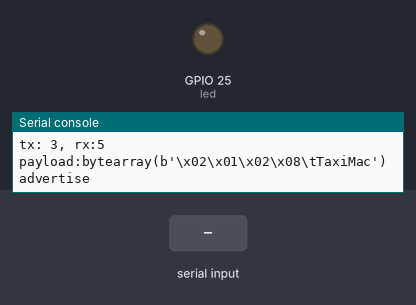
A program run on a simulated ESP32 board running MicroPython. Shown: output pins drawn as LEDs (lit = HIGH), the last lines printed to the serial console. The test bench sets the inputs (shaded band). Nothing arrives over Bluetooth unless stated.

Above: at 1.2 s.
1.3 s: "1\n" received over the second serial link
At 7.8 s:
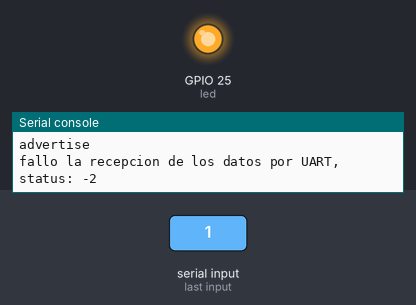
Timing chart, 0 to 9.5 s (numbered marks = the images above; inputs shaded):
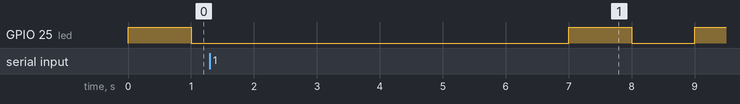

The program:

main.py
```python
#usando Peripheral Role (GATT Server)
#DOCU: http://docs.micropython.org/en/latest/library/ubluetooth.html
import bluetooth
import struct
import time
import machine
import binascii

from micropython import const
_IRQ_CENTRAL_CONNECT                 = const(1 << 0)
_IRQ_CENTRAL_DISCONNECT              = const(1 << 1)

_UART_TX = (
    bluetooth.UUID('6E400003-B5A3-F393-E0A9-E50E24DCCA9E'),
    bluetooth.FLAG_READ | bluetooth.FLAG_NOTIFY,
)
_UART_RX = (
    bluetooth.UUID('6E400002-B5A3-F393-E0A9-E50E24DCCA9E'),
    bluetooth.FLAG_WRITE,
)
_UART_SERVICE= (
    bluetooth.UUID('6E400001-B5A3-F393-E0A9-E50E24DCCA9E'),
    (_UART_TX, _UART_RX),
)

class UartBLE:
    def __init__(self, ble, name='TaxiMac'):
        self._name = name
        self._uart = machine.UART(1, 2400) #inicializar para UART 1
        self._uart.init(baudrate=2400, bits=8, parity=None, stop=1, timeout=5000)
        self._cadena = []
        self._ble = ble
        self._ble.active(True)
        self._ble.irq(handler=self._irq)
        ( (self._tx, self._rx,), ) = self._ble.gatts_register_services((_UART_SERVICE,))
        print("tx: {}, rx:{}".format(self._tx, self._rx))
        #((self._handle,),) = self._ble.gatts_register_services((_UART_SERVICE,))
        self._connections = set()
        #self._payload = bytearray('\x02\x01\x02') + self.adv_encode_name('axelukan')
        self._payload = bytearray('\x02\x01\x02') + bytearray((len(bytes(self._name, 'ascii')) + 1, 0x09)) + bytes(self._name, 'ascii')
        print("payload:{}".format(self._payload))
        self._advertise()
    def _irq(self, event, data):
        # Trackear conexiones para que podamos enviar notificaciones
        if event == _IRQ_CENTRAL_CONNECT:
            conn_handle, _, _, = data
            self._connections.add(conn_handle)
        elif event == _IRQ_CENTRAL_DISCONNECT:
            conn_handle, _, _, = data
            self._connections.remove(conn_handle)
            # Empezar a advertisear nuevamente para permitir una nueva conexion
            self._advertise()
    def _advertise(self, interval_us=500000):
        #self._ble.gap_advertise(interval_us, adv_data=self._payload)
        #self._ble.gap_advertise(0, bytearray('\x02\x01\x02') + self.adv_encode_name('Axelukan'))
        self._ble.gap_advertise(interval_us, adv_data=self._payload)
        print("advertise")
    def limpiar_buf_uart(self):
        self._uart.read(self._uart.any())
    def adv_encode_name(name):
        name = bytes(name, 'ascii')
        return bytearray((len(name) + 1, 0x09)) + name
    def enviar_dato_uart(self):
        #self._monto = self._cadena[14]
        _dato_a_enviar = '{}{}.{}'.format(
            self._cadena[13].decode('utf-8'),
            self._cadena[14].decode('utf-8'),
            self._cadena[15].decode('utf-8'))
        print("el dato_a_enviar es: {}".format(_dato_a_enviar))
        self.enviar_dato(dato=_dato_a_enviar, notify=True)
    def enviar_dato(self, dato, notify=False):
        # Data is sint16 in degrees Celsius with a resolution of 0.01 degrees Celsius.
        # Write the local value, ready for a central to read.
        dato_binario = struct.pack("<%us" % (len(dato)+2), "{}\r\n".format(dato))
        print("se tratara de enviar dato a {} con {}".format(self._tx,dato_binario))
        self._ble.gatts_write(self._tx, dato_binario)
        if notify:
            for conn_handle in self._connections:
                # Notify connected centrals to issue a read.
                print("se notificara a {} . {} con {}".format(conn_handle, self._tx, dato_binario))
                self._ble.gatts_notify(conn_handle, self._tx, dato_binario)
    def leer_uart(self):
        if (self._uart.any()):
            STATUS = True
            #for iteracion in range(3):
            cadena = []
            for i in range(27):
                if (self._uart.any()):
                    a = self._uart.read(1)
                else:
                    STATUS = -2
                    return STATUS
                #print(binascii.hexlify(a))
                cadena.append(binascii.hexlify(a))
            #TODO: agregar checksum
            self._uart.write('\xbb')
            print("la cadena total es: {}".format(cadena))
            self._cadena = cadena
        else:
            STATUS = -1
        return STATUS

def demo():
    from main import UartBLE
    from test import cada1SegundoEnviar

    bt = bluetooth.BLE()
    taximetro = UartBLE(bt)
    cada1SegundoEnviar(taximetro=taximetro,texto='texto',led=True)

if __name__ == '__main__':
    demo()


#bt.active(1)
#def bt_irq(event, data):
#    print(event, data)
#bt.irq(bt_irq)


#
##bt.gap_advertise(0, bytearray('\x02\x01\x02') + adv_encode_name('Axelukan'))
#
#( (tx, rx,), ) = bt.gatts_register_services((UART_SERVICE,))
##Los handles (tx, rx) pueden ser usador con gatts_read, gatts_write y gatts_notify segun corresponda
#
### detecte un problema que si hago de advertise, quiero dejar de advertisear
### y no se me conecta nadie, nunca puede dejar de advertisear
### el workaround puede llegar a ser resetear el micro...
#
#dato = bt.gap_advertise(100, bytearray('\x02\x01\x02') + adv_encode_name('Axelukan'))
##'''
##1 (0, 1, b'Q\xcb\xcf\xfec\xef')
##'''
#
##guardamos dato para luego notificar
#dato = (0, 1, b'Q\xcb\xcf\xfec\xef')
#conn_handle, _, _, = dato
##enviamos data para luego notificar
#x = 'Como vaaaa'
#dato_binario = struct.pack("<%us" % (len(x)+2), "{}\r\n".format(x))
#bt.gatts_write(tx, dato_binario)
#
#bt.gatts_notify(conn_handle,tx,dato_binario)
##JOYAAAA
##Si y solo si notifico a la aplicación, me toma el valor cambiado y lo muestra en el terminal
#
```

test.py
```python
import time
import machine
from main import UartBLE

def cada1SegundoEnviar(taximetro, texto, led=True):
    led = machine.Pin(25, machine.Pin.OUT) # LED on the board
    i = 0
    while True:
        status=taximetro.leer_uart()
        if(status == True):
            taximetro.enviar_dato_uart()
        elif (status == -1):
            pass
            #print("no hay datos para recibir por UART, status: {}".format(status))
        elif (status == -2):
            print("fallo la recepcion de los datos por UART, status: {}".format(status))
            taximetro.limpiar_buf_uart()
        i+=1
        if led.value() == 0:
            led.value(1)
        else:
            led.value(0)
        if (i > 50):
            i = 0
        time.sleep(1)
```
